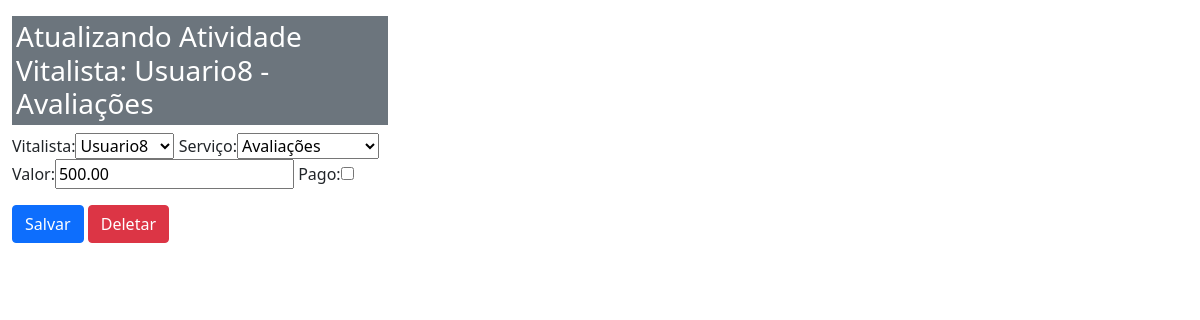
/sistema/atividade_vital_update/2/, run on the app's committed database.
### core/models.py (models this page shows, shortened)
class AtividadeVital(models.Model):
    vitalista = models.ForeignKey(Vitalista, on_delete=models.PROTECT)
    finalidade = models.ForeignKey(Finalidade, on_delete=models.PROTECT, verbose_name='serviço')
    valor = models.DecimalField(max_digits=6, decimal_places=2)
    pago = models.BooleanField(default=False)

class Vitalista(models.Model):
    usuario = models.ForeignKey(Pessoa, on_delete=models.PROTECT)
    inicio = models.DateTimeField(auto_now=False)
    termino = models.DateTimeField(auto_now=True, null=True, blank=True)
    def __str__(self):
        return str(self.usuario)

class Pessoa(models.Model):
    nome = models.CharField(max_length=100)
    telefone = models.CharField(max_length=20)
    email = models.EmailField()
    profissao = models.CharField(max_length=100)
    area_atuacao = models.CharField(max_length=100)
    def __str__(self):
        return self.nome

class Finalidade(models.Model):
    nome = models.CharField(max_length=20)
    def __str__(self):
        return self.nome

### core/views.py (the view)
# urls.py: path('atividade_vital_update/<int:id>/', atividade_vital_update,
def atividade_vital_update(request, id):
    data = {}
    atividade_vital = AtividadeVital.objects.get(id=id)
    form = AtividadeVitalForm(request.POST or None, instance=atividade_vital)
    data['atividade_vital'] = atividade_vital
    data['forms'] = form
    if request.method == 'POST':
        if form.is_valid():
            form.save()
            return redirect('core_lista_atividades_vital')
    else:
        return render(request, 'core/update_atividade_vital.html', data)

### core/forms.py
class AtividadeVitalForm(ModelForm):
    class Meta:
        model = AtividadeVital
        fields = '__all__'
        labels = {
            'finalidade': 'Serviço',
        }

### core/templates/core/update_atividade_vital.html (shortened to what this page needs)
{%  extends 'base.html' %}
{% load bootstrap %}
{% block main %}
<div class="row">
        <div class="col-4">
            <h3 class="p-1 mb-2 bg-secondary text-white">Atualizando Atividade Vitalista:
                {{ atividade_vital.vitalista }} - {{ atividade_vital.finalidade }}</h3>
            <form action="{% url 'core_atividade_vital_update' atividade_vital.id %}" method="POST">
                {{ forms|bootstrap }}
                <button type="submit" class="btn btn-primary">Salvar</button>
                <a href="{% url 'core_atividade_vital_delete' atividade_vital.id %}" class="btn btn-danger">Deletar</a>
            </form>
        </div>
    </div>
{% endblock %}

### data on the page
AtividadeVital: vitalista "Usuario8", finalidade "Avaliações", valor "500.00"
